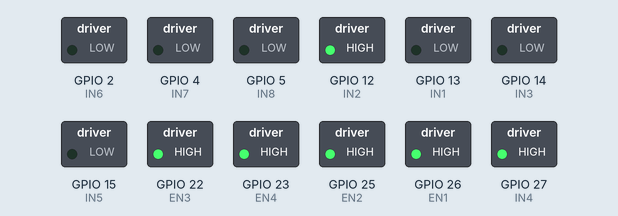
This sketch was run on a simulated ESP32. On the bench: switched loads named in the sketch (green lamp = pin HIGH).

Above: at 0.1 s.
At 4.1 s:
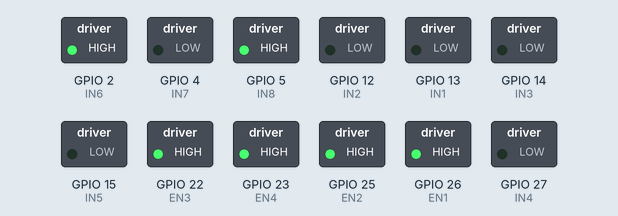
At 8.1 s:
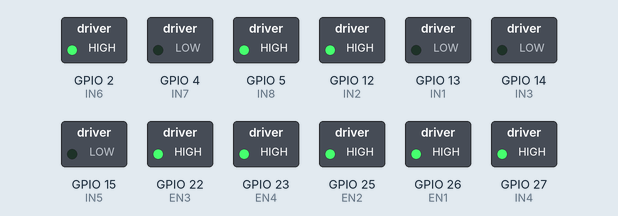
At 12.1 s:
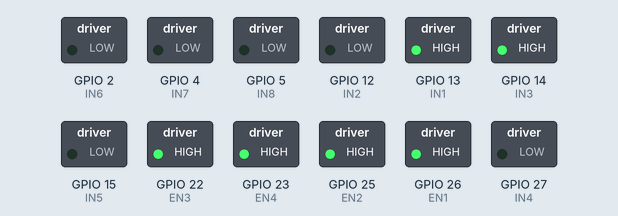
At 20.1 s:
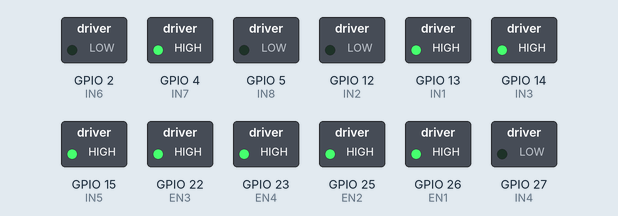
At 37.1 s:
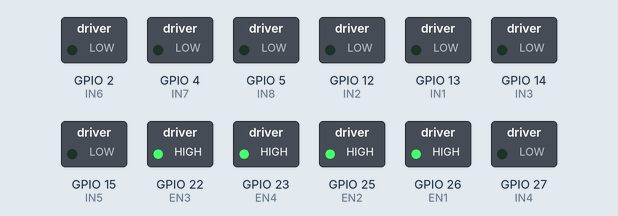
Timing chart, 0 to 38.6 s (numbered marks = the images above):
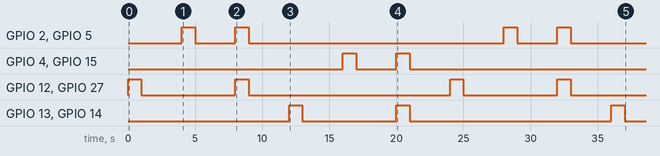

Measured:
- by itself, GPIO 2 (IN6), GPIO 5 (IN8): LOW → HIGH at 4.0 s, → LOW 1.0 s later, → HIGH 3.0 s later, → LOW 1.0 s later, … (8 changes in this stretch)
- by itself, GPIO 4 (IN7), GPIO 15 (IN5): LOW → HIGH at 16.0 s, → LOW 1.0 s later, → HIGH 3.0 s later, → LOW 1.0 s later, … (4 changes in this stretch)
- by itself, GPIO 13 (IN1), GPIO 14 (IN3): goes HIGH 1.0 s, LOW 7.0 s, HIGH 1.0 s, LOW 15.0 s, HIGH 1.0 s, then LOW
- by itself, GPIO 12 (IN2), GPIO 27 (IN4): LOW → HIGH at 0.00 s, → LOW 1.0 s later, → HIGH 7.0 s later, → LOW 1.0 s later, … (8 changes in this stretch)

The sketch:

motor_testing.ino
```cpp
int pwmChannel = 0;
int frequence = 1000;
int resolution = 8; // 8-bit resolution, 256 possible values

int EN1=26;
int EN2=25;
int IN1=13;
int IN2=12;
int IN3=14;
int IN4=27;
int EN3=22;
int EN4=23;
int IN5=15;
int IN6=2;
int IN7=4;
int IN8=5;

int speed1=255,speed2=255;
int duration=1000;

void setup() {
  // put your setup code here, to run once:

pinMode(EN1,OUTPUT);
pinMode(EN2,OUTPUT);
pinMode(IN1,OUTPUT);
pinMode(IN2,OUTPUT);
pinMode(IN3,OUTPUT);
pinMode(IN4,OUTPUT);
pinMode(EN3,OUTPUT);
pinMode(EN4,OUTPUT);
pinMode(IN5,OUTPUT);
pinMode(IN6,OUTPUT);
pinMode(IN7,OUTPUT);
pinMode(IN8,OUTPUT);

ledcSetup(pwmChannel, frequence, resolution);

ledcAttachPin(EN1, pwmChannel);
ledcAttachPin(EN2, pwmChannel);
ledcAttachPin(EN3, pwmChannel);
ledcAttachPin(EN4, pwmChannel);
}

void loop() {
  // put your main code here, to run repeatedly:

//wheels move forward testing
forward();

//wheels move backward testing
backward();

//wheels moving leftwards
//left();

//wheels moving rightwards
//right();/


}

void forward(){
  ledcWrite(pwmChannel,speed1);
digitalWrite(IN1,LOW);
digitalWrite(IN2,HIGH);
digitalWrite(IN3,LOW);
digitalWrite(IN4,HIGH);
delay(duration);
digitalWrite(IN1,LOW);
digitalWrite(IN2,LOW);
digitalWrite(IN3,LOW);
digitalWrite(IN4,LOW);

delay(3000);

//back wheels move forward
digitalWrite(IN5,LOW);
digitalWrite(IN6,HIGH);
digitalWrite(IN7,LOW);
digitalWrite(IN8,HIGH);
delay(duration);
digitalWrite(IN5,LOW);
digitalWrite(IN6,LOW);
digitalWrite(IN7,LOW);
digitalWrite(IN8,LOW);

delay(3000);

//both motors move forward

digitalWrite(IN1,LOW);
digitalWrite(IN2,HIGH);
digitalWrite(IN3,LOW);
digitalWrite(IN4,HIGH);

digitalWrite(IN5,LOW);
digitalWrite(IN6,HIGH);
digitalWrite(IN7,LOW);
digitalWrite(IN8,HIGH);

delay(duration);

digitalWrite(IN1,LOW);
digitalWrite(IN2,LOW);
digitalWrite(IN3,LOW);
digitalWrite(IN4,LOW);

digitalWrite(IN5,LOW);
digitalWrite(IN6,LOW);
digitalWrite(IN7,LOW);
digitalWrite(IN8,LOW);

delay(3000);
}


void backward(){
  ledcWrite(pwmChannel,speed1);
digitalWrite(IN1,HIGH);
digitalWrite(IN2,LOW);
digitalWrite(IN3,HIGH);
digitalWrite(IN4,LOW);
delay(duration);
digitalWrite(IN1,LOW);
digitalWrite(IN2,LOW);
digitalWrite(IN3,LOW);
digitalWrite(IN4,LOW);

delay(3000);

//back wheels move forward
digitalWrite(IN5,HIGH);
digitalWrite(IN6,LOW);
digitalWrite(IN7,HIGH);
digitalWrite(IN8,LOW);
delay(duration);
digitalWrite(IN5,LOW);
digitalWrite(IN6,LOW);
digitalWrite(IN7,LOW);
digitalWrite(IN8,LOW);

delay(3000);

//both motors move forward

digitalWrite(IN1,HIGH);
digitalWrite(IN2,LOW);
digitalWrite(IN3,HIGH);
digitalWrite(IN4,LOW);

digitalWrite(IN5,HIGH);
digitalWrite(IN6,LOW);
digitalWrite(IN7,HIGH);
digitalWrite(IN8,LOW);

delay(duration);

digitalWrite(IN1,LOW);
digitalWrite(IN2,LOW);
digitalWrite(IN3,LOW);
digitalWrite(IN4,LOW);

digitalWrite(IN5,LOW);
digitalWrite(IN6,LOW);
digitalWrite(IN7,LOW);
digitalWrite(IN8,LOW);

delay(3000);
}
```
